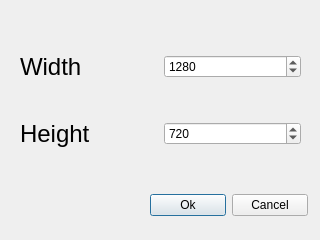
<?xml version="1.0" encoding="UTF-8"?>
<ui version="4.0">
 <class>newFileDialog</class>
 <widget class="QDialog" name="newFileDialog">
  <property name="geometry">
   <rect>
    <x>0</x>
    <y>0</y>
    <width>320</width>
    <height>240</height>
   </rect>
  </property>
  <property name="windowTitle">
   <string>Dialog</string>
  </property>
  <widget class="QWidget" name="verticalLayoutWidget">
   <property name="geometry">
    <rect>
     <x>20</x>
     <y>20</y>
     <width>281</width>
     <height>161</height>
    </rect>
   </property>
   <layout class="QVBoxLayout" name="verticalLayout">
    <item>
     <layout class="QHBoxLayout" name="horizontalLayout">
      <item>
       <widget class="QLabel" name="label">
        <property name="font">
         <font>
          <pointsize>18</pointsize>
         </font>
        </property>
        <property name="text">
         <string>Width</string>
        </property>
       </widget>
      </item>
      <item>
       <widget class="QSpinBox" name="widthSpinBox">
        <property name="minimum">
         <number>1</number>
        </property>
        <property name="maximum">
         <number>1920</number>
        </property>
        <property name="value">
         <number>1280</number>
        </property>
       </widget>
      </item>
     </layout>
    </item>
    <item>
     <layout class="QHBoxLayout" name="horizontalLayout_3">
      <item>
       <widget class="QLabel" name="label_3">
        <property name="font">
         <font>
          <pointsize>18</pointsize>
         </font>
        </property>
        <property name="text">
         <string>Height</string>
        </property>
       </widget>
      </item>
      <item>
       <widget class="QSpinBox" name="heightSpinBox">
        <property name="minimum">
         <number>1</number>
        </property>
        <property name="maximum">
         <number>1080</number>
        </property>
        <property name="value">
         <number>720</number>
        </property>
       </widget>
      </item>
     </layout>
    </item>
   </layout>
  </widget>
  <widget class="QWidget" name="horizontalLayoutWidget_3">
   <property name="geometry">
    <rect>
     <x>150</x>
     <y>180</y>
     <width>158</width>
     <height>51</height>
    </rect>
   </property>
   <layout class="QHBoxLayout" name="horizontalLayout_4">
    <item>
     <widget class="QPushButton" name="okButton">
      <property name="text">
       <string>Ok</string>
      </property>
     </widget>
    </item>
    <item>
     <widget class="QPushButton" name="cancelButton">
      <property name="text">
       <string>Cancel</string>
      </property>
     </widget>
    </item>
   </layout>
  </widget>
 </widget>
 <resources/>
 <connections/>
</ui>
